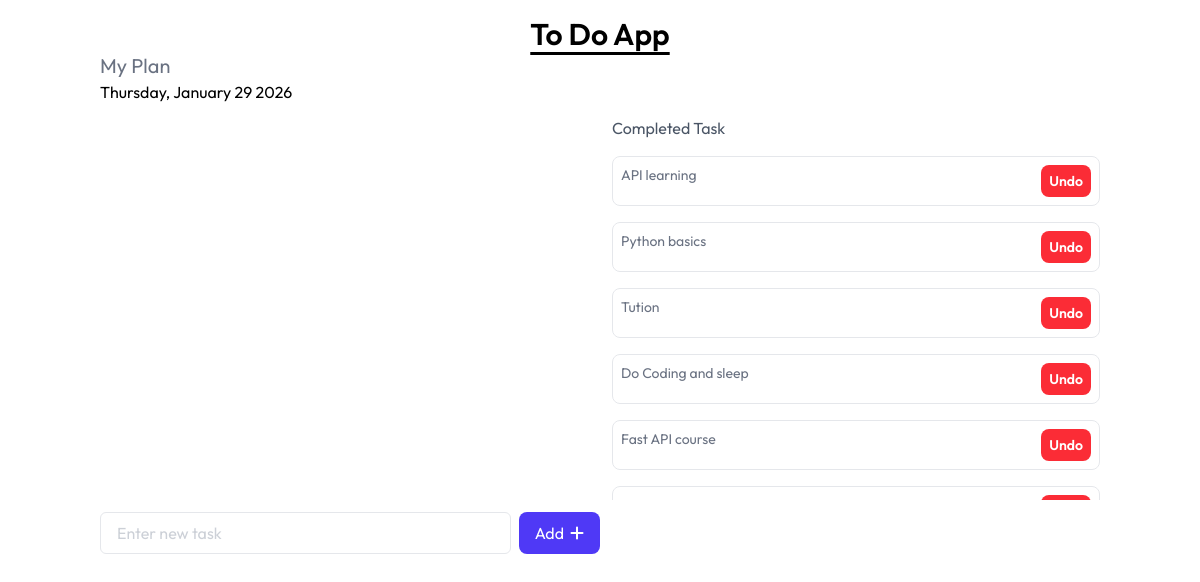
The page / on the database its author committed.
### todo/models.py (models this page shows, shortened)
class Tasks(models.Model):
    task = models.CharField(max_length=250)
    is_completed=models.BooleanField(default=False)
    created_at=models.DateTimeField(auto_now_add=True)
    updated_at=models.DateTimeField(auto_now=True)

### Todo_main/views.py (the view)
# urls.py: path('',views.home,name="home"),
def home(request):
   completed_tasks=Tasks.objects.filter(is_completed=True).order_by('-updated_at')
   incomplete_tasks=Tasks.objects.filter(is_completed=False).order_by('-created_at')
   context={
      'comp_task':completed_tasks,
      'incomp_task':incomplete_tasks
   }
   return render(request,'home.html',context)

### templates/home.html (shortened to what this page needs)
{% extends 'base.html' %}
{% block content %}
  <h1 class="text-3xl font-semibold text-center mt-4 underline underline-offset-7">To Do App</h1>
  <div class="flex flex-col w-10/12 mx-auto">
    <h2 class="text-xl text-gray-500">My Plan</h2>
    <span>{% now 'l, F d Y' %}</span>
    <div class="w-full flex mt-3 gap-3 max-sm:flex-col">
      <div class="w-1/2 max-sm:w-full flex flex-col overflow-x-scroll overflow-y-scroll gap-2 h-96">
      </div>
      <div class="flex-1 flex flex-col gap-4 overflow-x-hidden overflow-y-scroll h-96">
        <h2 class="text-gray-600">Completed Task</h2>
        {% for task in comp_task %}
          <div class="flex flex-col w-full gap-2">
            <div class="border border-gray-200 rounded-lg p-2 w-full flex justify-between">
              <p class="text-sm text-gray-500">{{ task.task }}</p>
              <a href="{% url 'mark_task_undone' task.id %}" class="px-2 py-1.5 rounded-mg cursor-pointer inline-flex items-center rounded-lg transition-all transform ease-in bg-red-500 text-white text-sm font-semibold active:scale-95 hover:bg-red-700">Undo</a>
            </div>
          </div>
        {% endfor %}
      </div>
    </div>
    <form action="{% url 'add_task' %}" method="post" class="w-1/2 gap-2 flex mt-3">
      <input type="text" name="task" placeholder="Enter new task" class="flex-1 border border-gray-200 rounded-md text-gray-400 p-2 w-full outline-none pl-4" />
      <button type="submit" class="px-4 py-2 bg-indigo-600 rounded-lg gap-1.5 text-white inline-flex items-center cursor-pointer">Add <i class="fa-solid fa-plus"></i></button>
    </form>
  </div>
{% endblock %}

### rows shown on the page
Tasks: task "API learning"
Tasks: task "Python basics"
Tasks: task "Tution"
Tasks: task "Do Coding and sleep"
Tasks: task "Fast API course"
